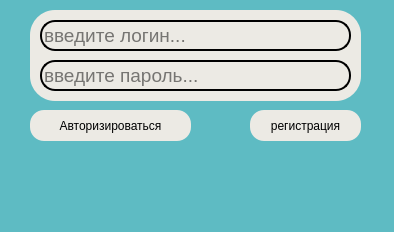
<?xml version="1.0" encoding="UTF-8"?>
<ui version="4.0">
 <class>MainWindow</class>
 <widget class="QMainWindow" name="MainWindow">
  <property name="geometry">
   <rect>
    <x>0</x>
    <y>0</y>
    <width>394</width>
    <height>232</height>
   </rect>
  </property>
  <property name="windowTitle">
   <string>MainWindow</string>
  </property>
  <property name="styleSheet">
   <string notr="true">background-color: rgb(94, 187, 195);</string>
  </property>
  <widget class="QWidget" name="centralwidget">
   <widget class="QFrame" name="frame">
    <property name="geometry">
     <rect>
      <x>30</x>
      <y>10</y>
      <width>331</width>
      <height>91</height>
     </rect>
    </property>
    <property name="styleSheet">
     <string notr="true">background-color: #eceae4;
border-radius: 25px</string>
    </property>
    <property name="frameShape">
     <enum>QFrame::StyledPanel</enum>
    </property>
    <property name="frameShadow">
     <enum>QFrame::Raised</enum>
    </property>
    <widget class="QLineEdit" name="lineEdit">
     <property name="geometry">
      <rect>
       <x>10</x>
       <y>10</y>
       <width>311</width>
       <height>31</height>
      </rect>
     </property>
     <property name="font">
      <font>
       <family>Yu Gothic UI</family>
       <pointsize>14</pointsize>
      </font>
     </property>
     <property name="styleSheet">
      <string notr="true">border-radius: 15px; border: 2px solid</string>
     </property>
     <property name="placeholderText">
      <string>введите логин...</string>
     </property>
    </widget>
    <widget class="QLineEdit" name="lineEdit_2">
     <property name="geometry">
      <rect>
       <x>10</x>
       <y>50</y>
       <width>311</width>
       <height>31</height>
      </rect>
     </property>
     <property name="font">
      <font>
       <family>Yu Gothic UI</family>
       <pointsize>14</pointsize>
      </font>
     </property>
     <property name="styleSheet">
      <string notr="true">border-radius: 15px; border: 2px solid</string>
     </property>
     <property name="placeholderText">
      <string>введите пароль...</string>
     </property>
    </widget>
   </widget>
   <widget class="QPushButton" name="loginbutton">
    <property name="geometry">
     <rect>
      <x>30</x>
      <y>110</y>
      <width>161</width>
      <height>31</height>
     </rect>
    </property>
    <property name="styleSheet">
     <string notr="true">QPushButton:hover {
	background-color: #ffdbcc;
}

QPushButton:pressed {
	background-color: #fcb9aa;
}
QPushButton {
	background-color: #eceae4;
	border-radius: 14px;
}</string>
    </property>
    <property name="text">
     <string>Авторизироваться</string>
    </property>
   </widget>
   <widget class="QPushButton" name="register_2">
    <property name="geometry">
     <rect>
      <x>250</x>
      <y>110</y>
      <width>111</width>
      <height>31</height>
     </rect>
    </property>
    <property name="styleSheet">
     <string notr="true">QPushButton:hover {
	background-color: #ffdbcc;
}

QPushButton:pressed {
	background-color: #fcb9aa;
}
QPushButton {
	background-color: #eceae4;
	border-radius: 14px;
}</string>
    </property>
    <property name="text">
     <string>регистрация</string>
    </property>
   </widget>
  </widget>
 </widget>
 <resources/>
 <connections/>
</ui>
